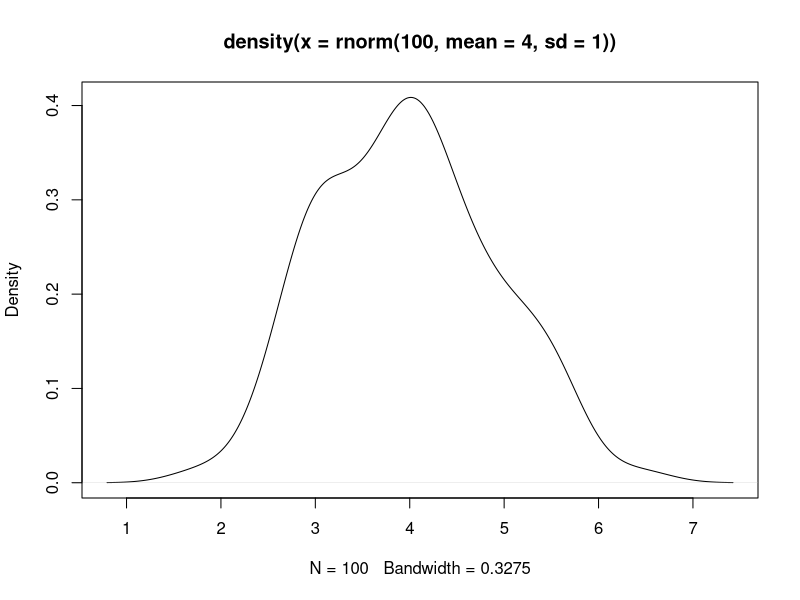
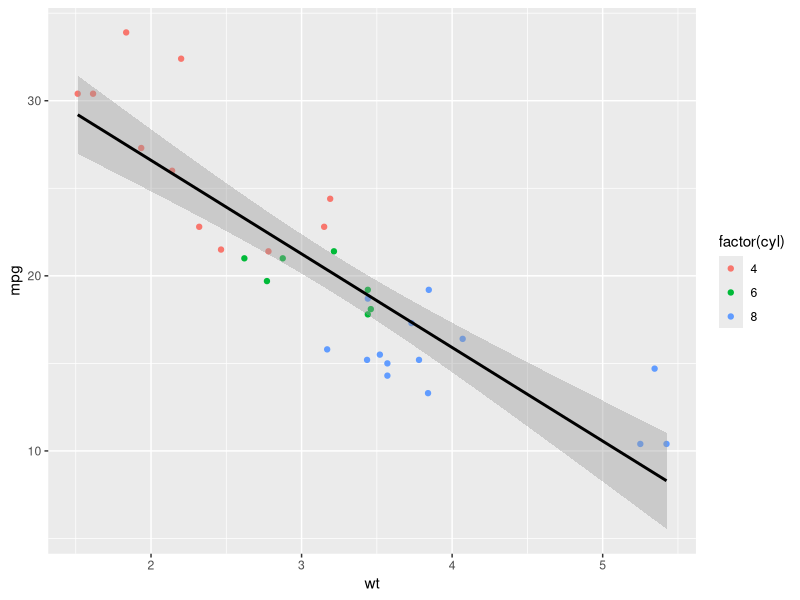
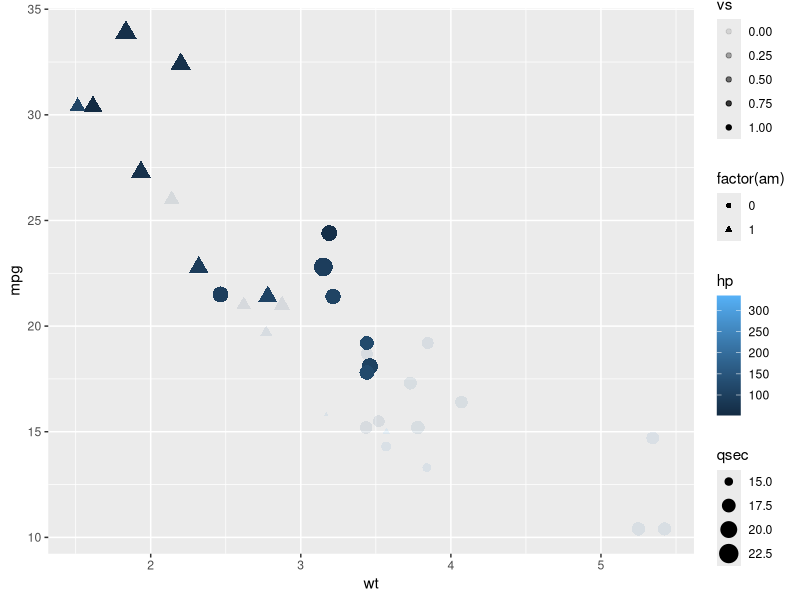
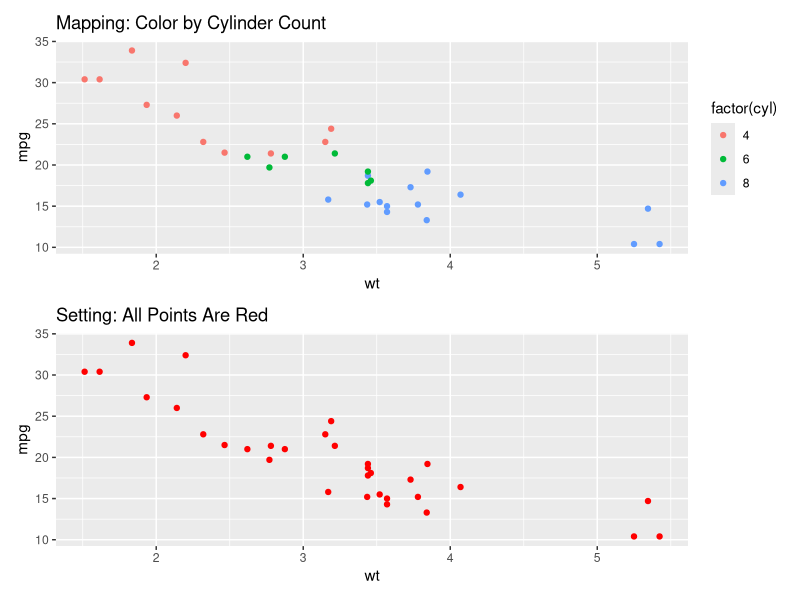
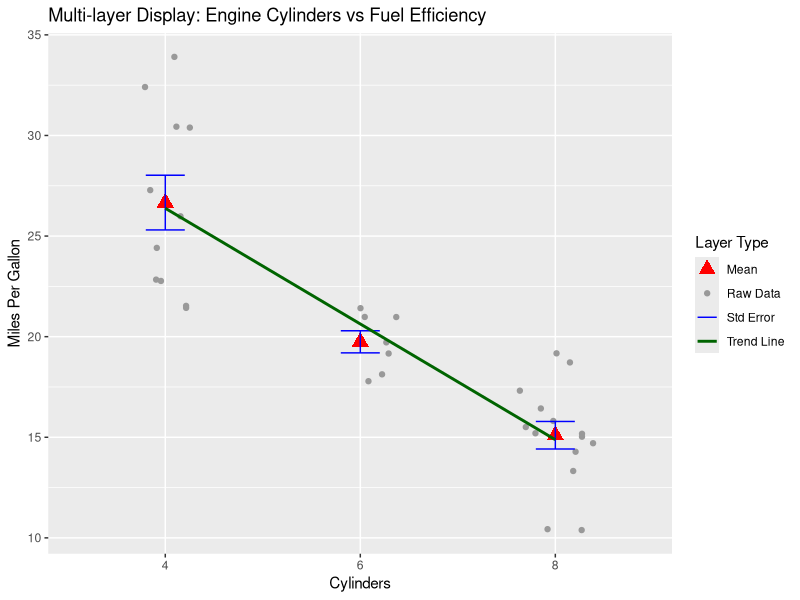
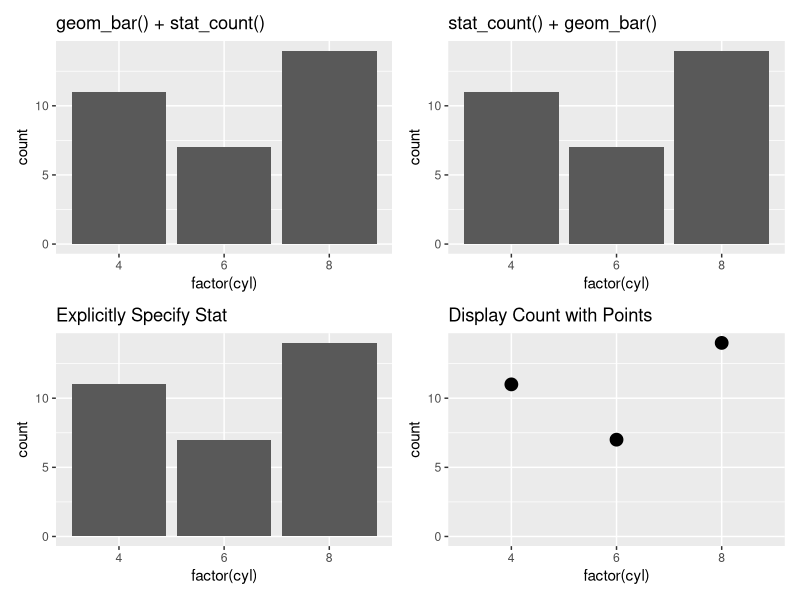
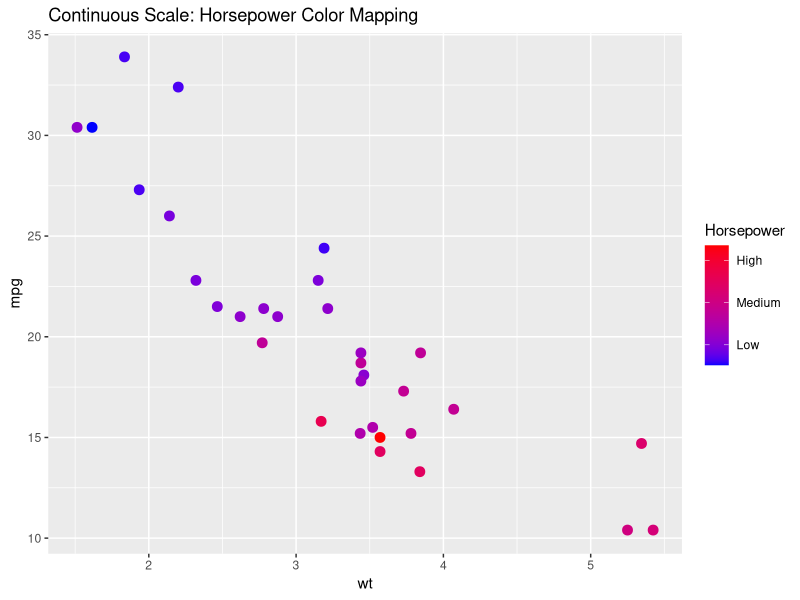
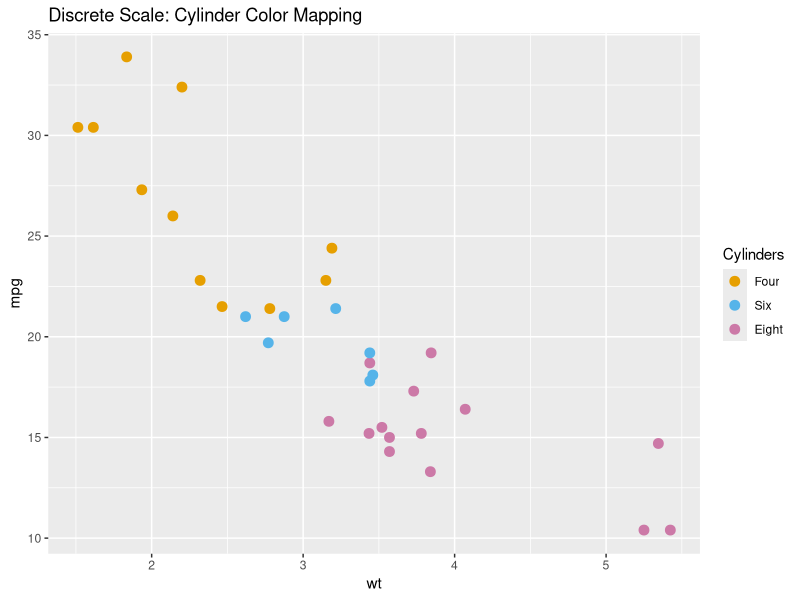

These charts were generated, in order, by the following R code:
## ---- chunk 1
x <- 1:5
y <- c(6,7,8,9,10)
z <- x - y
print(z)
## ---- chunk 2
# Vectorized code performs better!
a <- 1:100000
system.time(mean(a))
total <- 0
system.time(for (i in a) {total <- total + i; total/100000})
## ---- chunk 3
x <- matrix(rnorm(100), nr=20, nc=5)
print(x)
## ---- chunk 4
y <- array(rnorm(64), c(8,4,2))
print(y) # An array is also a vector with subscripts!
## ---- chunk 5
x<-list(1:5, c("a","b","c"), matrix(rnorm(10),nr=5,nc=2))
print(x)
x$mylist <- x
print(x)
## ---- chunk 6
df<-data.frame(num=1:10, 
           char=LETTERS[1:10], 
           logic=sample(c(TRUE,FALSE), 10, replace=TRUE))

df
df$char
df$logic[5:7]
## ---- chunk 7
x <- c(5, 12, 32, 12)
xf <- factor(x)
print(xf)
## ---- chunk 8
str(xf) # Here str stands for structure. This function shows the internal structure of any R object.
unclass(xf)
length(xf)
## ---- chunk 9
x <- c(5, 12, 13, 12)
xff <- factor(x, levels=c(5, 12, 13, 88))
xff
xff[2] <- 88 
xff
xff[2] <- 28 # You cannot sneak in an "illegal" level
## ---- chunk 10
# One way table
a <- factor(c("A","A","B","A","B","B","C","A","C"))
a
a.table <- table(a)
a.table
attributes(a.table)

# Two way table
a <- c("Sometimes","Sometimes","Never","Always","Always","Sometimes","Sometimes","Never")
b <- c("Maybe","Maybe","Yes","Maybe","Maybe","No","Yes","No")
twoway.table <- table(a,b)
twoway.table

# An example
sexsmoke<-matrix(c(70,120,65,140),ncol=2,byrow=TRUE)
rownames(sexsmoke)<-c("male","female")
colnames(sexsmoke)<-c("smoke","nosmoke")
sexsmoke <- as.table(sexsmoke)
sexsmoke
## ---- chunk 11
# Example
if (1 == 0) {
    print(1)
} else {
    print(2)
}
## ---- chunk 12
x <- 1:10
ifelse(x<5|x>8, x, 0)
## ---- chunk 13
AA <- 'foo'
switch(AA,
       foo = {print('AA is foo')},
       bar = {print('AA is bar')},
       {print('Default')}
)
## ---- chunk 14
# Example
mydf <- iris
head(mydf)
myve <- NULL
for (i in 1:nrow(mydf)) {
    myve <- c(myve, mean(as.numeric(mydf[i, 1:3])))
}
myve
## ---- chunk 15
# Example
z <- 0
while (z < 5) {
    z <- z + 2
    print(z)
}
## ---- chunk 16
# Examples
mylist <- as.list(iris[1:3, 1:3])
mylist
lapply(mylist, sum) # Compute sum of each list component and return result as list
sapply(mylist, sum) # Compute sum of each list component and return result as vector
## ---- chunk 17
add <- function(a, b) {
    c <- a + b
    return(c)
}
x <- 5
y <- 7
z <- add(x,y)
z
## ---- chunk 18
library(data.table)
grpsize <- ceiling(1e7/26^2)
DF <- data.frame(
    x=rep(LETTERS, each=26*grpsize),
    y=rep(letters, each=grpsize),
    v=runif(grpsize*26^2),
    stringsAsFactors=FALSE)
system.time(ans1 <- DF[DF$x=="R" & DF$y=="h",])

DT <- as.data.table(DF)
setkey(DT, x, y)
system.time(ans2 <- DT[list("R","h")])
## ---- chunk 19
set.seed(1)
d <- data.frame(year = rep(2000:2005, each=3),
                count = round(runif(runif(18, 0, 20)))
                )

print(d)

library(plyr)
ddply(d, "year", function(x) {
    mean.count <- mean(x$count)
    sd.count <- sd(x$count)
    cv <- sd.count/mean.count
    data.frame(cv.count=cv)
})
## ---- chunk 20
library(dplyr)

# Let's start with a dataset about air quality
head(airquality)

# Filter the records with Temp <= 70
filter(airquality, Temp > 70)

# Select the records with Temp > 80 & Month is after May
filter(airquality, Temp > 80 & Month > 5)
## ---- chunk 21
mutate(airquality, TempInC = (Temp - 32) * 5 / 9)
## ---- chunk 22
summarise(airquality, mean(Temp, na.rm = TRUE))
## ---- chunk 23
summarise(group_by(airquality, Month), mean(Temp, na.rm = TRUE))
## ---- chunk 24
sample_n(airquality, size = 10)
sample_frac(airquality, size = 0.1)
## ---- chunk 25
count(airquality, Month)
## ---- chunk 26
arrange(airquality, desc(Month), Day)
## ---- chunk 27
airquality %>% 
    filter(Temp > 70 & Month != 5) %>% 
    group_by(Month) %>% 
    summarise(mean(Temp, na.rm = TRUE))
## ---- chunk 28
library(tidyr)
head(mtcars)
mtcars$car <- rownames(mtcars)
mtcars <- mtcars[, c(12, 1:11)]
head(mtcars)
mtcarNew <- mtcars %>% gather(attribute, value, -car)
head(mtcarNew)
tail(mtcarNew)
## ---- chunk 29
mtcarSpread <- mtcarNew %>% spread(attribute, value)
head(mtcarSpread)
## ---- chunk 30
set.seed(1)
date <- as.Date('2016-01-01') + 0:14
hour <- sample(1:24, 15)
min <- sample(1:60, 15)
second <- sample(1:60, 15)
event <- sample(letters, 15)
data <- data.frame(date, hour, min, second, event)
data
dataNew <- data %>%
  unite(datehour, date, hour, sep = ' ') %>%
  unite(datetime, datehour, min, second, sep = ':')
dataNew
## ---- chunk 31
data1 <- dataNew %>% 
  separate(datetime, c('date', 'time'), sep = ' ') %>% 
  separate(time, c('hour', 'min', 'second'), sep = ':')
data1
## ---- chunk 32
library(purrr)

mtcars %>%
  split(.$cyl) %>% # from base R
  map(~ lm(mpg ~ wt, data = .)) %>%
  map(summary) %>%
  map_dbl("r.squared")
## ---- chunk 33
library(stringr)

x <- c("why", "video", "cross", "extra", "deal", "authority")
str_length(x) 
str_c(x, collapse = ", ")
str_sub(x, 1, 2)
str_dup(x, 2:7)

str_subset(x, "[aeiou]")
str_count(x, "[aeiou]")

str_detect(x, "[aeiou]")
str_subset(x, "[aeiou]")
str_locate(x, "[aeiou]")
str_extract(x, "[aeiou]")
str_match(x, "(.)[aeiou](.)")
str_replace(x, "[aeiou]", "?")

str_split(c("a,b", "c,d,e"), ",")
## ---- chunk 34
rnorm(100, mean = 4, sd = 1) |>
  density() |>
  plot()
## ---- chunk 35
c("Homo sapiens", "Mus musculus", "Rattus norvegicus") |> {function(i) grepl("homo", i, ignore.case = TRUE)}()
## ---- chunk 36
map(
  letters[2:3],
  \(x){
    pattern <- paste0("^", x)
    grep(pattern, ls("package:datasets"), value = TRUE, ignore.case = TRUE)
  }
)
## ---- chunk 37
library(ggplot2)
library(dplyr)

# Explore our data
head(mtcars)
str(mtcars)

# ggplot2's first principle: Tidy Data
# Each row is an observation, each column is a variable
## ---- chunk 38
# Basic aesthetic mapping
p_base <- ggplot(mtcars, aes(x = wt, y = mpg))

# Global aesthetic mapping vs local aesthetic mapping
ggplot(mtcars, aes(x = wt, y = mpg, color = factor(cyl))) +  # Global
  geom_point() +
  geom_smooth(aes(color = NULL), method = "lm", color = "black")  # Local override

# Types of aesthetic mappings
ggplot(mtcars, aes(x = wt, y = mpg)) +
  geom_point(aes(
    color = hp,        # Continuous variable mapped to color
    size = qsec,       # Continuous variable mapped to size
    shape = factor(am), # Categorical variable mapped to shape
    alpha = vs         # Continuous variable mapped to transparency
  ))
## ---- chunk 39
# Mapping (inside aes()) vs Setting (outside aes())
p1 <- ggplot(mtcars, aes(x = wt, y = mpg)) +
  geom_point(aes(color = factor(cyl))) +  # Mapping: color corresponds to data
  labs(title = "Mapping: Color by Cylinder Count")

p2 <- ggplot(mtcars, aes(x = wt, y = mpg)) +
  geom_point(color = "red") +  # Setting: all points are red
  labs(title = "Setting: All Points Are Red")

# Display the difference
library(patchwork)
p1 / p2
## ---- chunk 40
# Understanding layer structure
ggplot(mtcars, aes(x = factor(cyl), y = mpg)) +
  # Layer 1: Raw data points
  geom_point(aes(color = "Raw Data"), position = position_jitter(width = 0.2)) +
  # Layer 2: Statistical summary (mean)
  stat_summary(fun = mean, geom = "point", 
               aes(color = "Mean"), size = 4, shape = 17) +
  # Layer 3: Error bars
  stat_summary(fun.data = mean_se, geom = "errorbar", 
               aes(color = "Std Error"), width = 0.2) +
  # Layer 4: Trend line
  geom_smooth(aes(group = 1, color = "Trend Line"), method = "lm", se = FALSE) +
  scale_color_manual(values = c("Raw Data" = "gray60", 
                               "Mean" = "red", 
                               "Std Error" = "blue",
                               "Trend Line" = "darkgreen")) +
  labs(title = "Multi-layer Display: Engine Cylinders vs Fuel Efficiency",
       x = "Cylinders", y = "Miles Per Gallon", color = "Layer Type")
## ---- chunk 41
# Every geom has a corresponding default stat
# geom_bar()'s default stat is "count"
p1 <- ggplot(mtcars, aes(x = factor(cyl))) +
  geom_bar() +
  labs(title = "geom_bar() + stat_count()")

# stat_count()'s default geom is "bar"
p2 <- ggplot(mtcars, aes(x = factor(cyl))) +
  stat_count() +
  labs(title = "stat_count() + geom_bar()")

# Change default behavior
p3 <- ggplot(mtcars, aes(x = factor(cyl))) +
  geom_bar(stat = "count") +  # Explicitly specify
  labs(title = "Explicitly Specify Stat")

p4 <- ggplot(mtcars, aes(x = factor(cyl))) +
  stat_count(geom = "point", size = 4) +  # Change geom
  labs(title = "Display Count with Points")

(p1 | p2) / (p3 | p4)
## ---- chunk 42
# Understanding scale function
# Continuous scales
ggplot(mtcars, aes(x = wt, y = mpg, color = hp)) +
  geom_point(size = 3) +
  scale_color_gradient(name = "Horsepower",
                      low = "blue", high = "red",
                      breaks = c(100, 200, 300),
                      labels = c("Low", "Medium", "High")) +
  labs(title = "Continuous Scale: Horsepower Color Mapping")

# Discrete scales
ggplot(mtcars, aes(x = wt, y = mpg, color = factor(cyl))) +
  geom_point(size = 3) +
  scale_color_manual(name = "Cylinders",
                    values = c("4" = "#E69F00", "6" = "#56B4E9", "8" = "#CC79A7"),
                    labels = c("Four", "Six", "Eight")) +
  labs(title = "Discrete Scale: Cylinder Color Mapping")
## ---- chunk 43
# Logarithmic transformation
library(scales)
ggplot(mtcars, aes(x = wt, y = mpg)) +
  geom_point() +
  scale_x_log10(name = "Weight (Log Scale)", 
                labels = label_comma()) +
  scale_y_log10(name = "MPG (Log Scale)",
                labels = label_comma()) +
  labs(title = "Logarithmic Scale Transformation")

# Custom breaks and labels
ggplot(mtcars, aes(x = hp, y = mpg)) +
  geom_point() +
  scale_x_continuous(name = "Horsepower",
                    breaks = seq(50, 350, by = 50),
                    labels = paste0(seq(50, 350, by = 50), "HP")) +
  scale_y_continuous(name = "Fuel Efficiency",
                    breaks = seq(10, 35, by = 5),
                    labels = paste0(seq(10, 35, by = 5), "mpg")) +
  labs(title = "Custom Axis Labels and Breaks")
## ---- chunk 44
# Cartesian coordinate system (default)
p1 <- ggplot(mtcars, aes(x = factor(cyl), y = mpg)) +
  geom_boxplot() +
  labs(title = "Cartesian Coordinate System")

# Flipped coordinate system
p2 <- ggplot(mtcars, aes(x = factor(cyl), y = mpg)) +
  geom_boxplot() +
  coord_flip() +
  labs(title = "Flipped Coordinate System")

# Polar coordinate system
p3 <- ggplot(mtcars, aes(x = factor(cyl), fill = factor(cyl))) +
  geom_bar() +
  coord_polar(theta = "x") +
  labs(title = "Polar Coordinate System - Pie Chart")

# Fixed ratio coordinate system
p4 <- ggplot(mtcars, aes(x = wt, y = mpg)) +
  geom_point() +
  coord_fixed(ratio = 1) +
  labs(title = "Fixed Ratio Coordinate System")

(p1 | p2) / (p3 | p4)
## ---- chunk 45
# facet_wrap: one-dimensional faceting
p1 <- ggplot(mtcars, aes(x = wt, y = mpg)) +
  geom_point() +
  geom_smooth(method = "lm", se = FALSE) +
  facet_wrap(~ cyl, nrow = 2, 
             labeller = labeller(cyl = function(x) paste(x, "Cylinders"))) +
  labs(title = "facet_wrap: Faceted by Cylinder Count")

# facet_grid: two-dimensional faceting
p2 <- ggplot(mtcars, aes(x = wt, y = mpg)) +
  geom_point() +
  facet_grid(am ~ cyl, 
             labeller = labeller(am = c("0" = "Automatic", "1" = "Manual"),
                                cyl = function(x) paste(x, "Cyl"))) +
  labs(title = "facet_grid: Transmission Type × Cylinder Count")

p1 / p2
## ---- chunk 46
# Free scales
ggplot(mtcars, aes(x = disp, y = mpg)) +
  geom_point() +
  geom_smooth(method = "lm", se = FALSE) +
  facet_wrap(~ cyl, scales = "free", 
             labeller = labeller(cyl = function(x) paste("Cylinders:", x))) +
  labs(title = "Free Scale Faceting: Each Panel Has Independent Axis Ranges",
       x = "Displacement", y = "Fuel Efficiency")
## ---- chunk 47
# Base plot
base_plot <- ggplot(mtcars, aes(x = wt, y = mpg, color = factor(cyl))) +
  geom_point(size = 3) +
  geom_smooth(method = "lm", se = FALSE) +
  labs(title = "Different Theme Showcase",
       subtitle = "Same Data, Different Feel",
       x = "Weight (1000 lbs)", 
       y = "Fuel Efficiency (mpg)",
       color = "Cylinders")

# Built-in theme comparison
p1 <- base_plot + theme_gray() + labs(title = "theme_gray (default)")
p2 <- base_plot + theme_minimal() + labs(title = "theme_minimal")
p3 <- base_plot + theme_classic() + labs(title = "theme_classic")
p4 <- base_plot + theme_void() + labs(title = "theme_void")

(p1 | p2) / (p3 | p4)
## ---- chunk 48
# Create custom theme
my_theme <- theme_minimal() +
  theme(
    # Title settings
    plot.title = element_text(size = 16, face = "bold", hjust = 0.5),
    plot.subtitle = element_text(size = 12, hjust = 0.5, color = "gray50"),
    # Axis settings
    axis.title = element_text(size = 12, face = "bold"),
    axis.text = element_text(size = 10),
    # Legend settings
    legend.title = element_text(size = 12, face = "bold"),
    legend.text = element_text(size = 10),
    legend.position = "bottom",
    # Panel settings
    panel.grid.minor = element_blank(),
    panel.grid.major = element_line(color = "gray90", size = 0.5),
    # Background settings
    plot.background = element_rect(fill = "white", color = NA),
    panel.background = element_rect(fill = "gray98", color = NA)
  )

# Apply custom theme
ggplot(mtcars, aes(x = wt, y = mpg, color = factor(cyl))) +
  geom_point(size = 3, alpha = 0.8) +
  geom_smooth(method = "lm", se = TRUE, alpha = 0.3) +
  scale_color_viridis_d(name = "Cylinders") +
  labs(title = "Custom Theme Showcase",
       subtitle = "Professional-Grade Visualization Design",
       x = "Weight (1000 lbs)", 
       y = "Fuel Efficiency (mpg)") +
  my_theme
## ---- chunk 49
# Step 1: Basic data layer
p <- ggplot(mtcars, aes(x = wt, y = mpg))

# Step 2: Add geometric objects
p <- p + geom_point(aes(color = factor(cyl), size = hp), alpha = 0.7)

# Step 3: Add statistical transformation
p <- p + geom_smooth(method = "lm", se = TRUE, color = "black", linetype = "dashed")

# Step 4: Customize scales
p <- p + 
  scale_color_manual(name = "Cylinders",
                    values = c("4" = "#E69F00", "6" = "#56B4E9", "8" = "#CC79A7")) +
  scale_size_continuous(name = "Horsepower", range = c(2, 8), 
                       breaks = c(100, 200, 300),
                       labels = c("100HP", "200HP", "300HP"))

# Step 5: Faceting
p <- p + facet_wrap(~ am, labeller = labeller(am = c("0" = "Automatic", "1" = "Manual")))

# Step 6: Add labels
p <- p + labs(
  title = "Grammar of Graphics in Practice: Car Performance Analysis",
  subtitle = "Exploring Relationships Between Weight, Fuel Efficiency, Power, and Transmission",
  x = "Weight (1000 lbs)",
  y = "Fuel Efficiency (mpg)",
  caption = "Data Source: mtcars dataset"
)

# Step 7: Apply theme
p <- p + theme_minimal() +
  theme(
    plot.title = element_text(size = 14, face = "bold", hjust = 0.5),
    plot.subtitle = element_text(size = 11, hjust = 0.5, color = "gray50"),
    strip.text = element_text(size = 11, face = "bold"),
    legend.position = "bottom"
  )

print(p)
## ---- chunk 50
# Prepare data
df <- data.frame(
  category = rep(c("A", "B", "C"), each = 100),
  value = c(rnorm(100, 5, 1), rnorm(100, 7, 1.5), rnorm(100, 6, 2)),
  group = rep(c("Group1", "Group2"), 150)
)

# Different position adjustments
p1 <- ggplot(df, aes(x = category, y = value, fill = group)) +
  geom_col(position = "stack") +
  labs(title = "position = 'stack'")

p2 <- ggplot(df, aes(x = category, y = value, fill = group)) +
  geom_col(position = "dodge") +
  labs(title = "position = 'dodge'")

p3 <- ggplot(df, aes(x = category, y = value, fill = group)) +
  geom_col(position = "fill") +
  labs(title = "position = 'fill'")

p4 <- ggplot(mtcars, aes(x = factor(cyl), y = mpg)) +
  geom_point(position = position_jitter(width = 0.3, height = 0)) +
  labs(title = "position_jitter")

(p1 | p2) / (p3 | p4)
## ---- chunk 51
# Simulate a data science project visualization workflow
# 1. Data preparation
mtcars_extended <- mtcars %>%
  mutate(
    efficiency_category = case_when(
      mpg < 15 ~ "Low Efficiency",
      mpg < 25 ~ "Medium Efficiency", 
      TRUE ~ "High Efficiency"
    ),
    weight_category = case_when(
      wt < 2.5 ~ "Light",
      wt < 4 ~ "Medium",
      TRUE ~ "Heavy"
    )
  )

# 2. Exploratory visualization: Using Grammar of Graphics
final_plot <- ggplot(mtcars_extended, 
                    aes(x = wt, y = mpg)) +
  # Data layer 1: Background trend
  geom_smooth(method = "loess", se = TRUE, alpha = 0.2, color = "gray50") +
  # Data layer 2: Main data points
  geom_point(aes(color = efficiency_category, 
                size = hp,
                shape = factor(am)), 
            alpha = 0.8) +
  # Data layer 3: Category trend lines
  geom_smooth(aes(color = efficiency_category), 
             method = "lm", se = FALSE, size = 1.2) +
  # Scale settings
  scale_color_manual(name = "Efficiency Level",
                    values = c("Low Efficiency" = "#d73027", 
                             "Medium Efficiency" = "#fee08b", 
                             "High Efficiency" = "#1a9850")) +
  scale_size_continuous(name = "Horsepower", range = c(2, 8)) +
  scale_shape_manual(name = "Transmission",
                    values = c("0" = 16, "1" = 17),
                    labels = c("Automatic", "Manual")) +
  # Faceting
  facet_wrap(~ weight_category, scales = "free_x",
             labeller = labeller(weight_category = function(x) paste("Weight Category:", x))) +
  # Labels
  labs(
    title = "Comprehensive Car Performance Analysis",
    subtitle = "Using Grammar of Graphics to Explore Complex Relationships Between Weight, Fuel Efficiency, Power, and Transmission",
    x = "Vehicle Weight (1000 lbs)",
    y = "Fuel Efficiency (miles per gallon)",
    caption = "Data visualization demonstrates the combined power of Grammar of Graphics\nEach visual element carries specific information"
  ) +
  # Theme
  theme_minimal() +
  theme(
    plot.title = element_text(size = 16, face = "bold", hjust = 0.5),
    plot.subtitle = element_text(size = 12, hjust = 0.5, color = "gray40"),
    plot.caption = element_text(size = 9, color = "gray50", hjust = 1),
    strip.text = element_text(size = 11, face = "bold"),
    legend.position = "bottom",
    legend.box = "horizontal",
    panel.grid.minor = element_blank()
  ) +
  guides(
    color = guide_legend(override.aes = list(size = 4)),
    size = guide_legend(override.aes = list(alpha = 1)),
    shape = guide_legend(override.aes = list(size = 4))
  )

print(final_plot)
## ---- chunk 52
# Step 1: Only specify data and basic mapping
p1 <- ggplot(mtcars, aes(x = wt, y = mpg)) +
  geom_point() +
  labs(title = "Step 1: Basic Scatter Plot")

# Step 2: Add color mapping
p2 <- ggplot(mtcars, aes(x = wt, y = mpg)) +
  geom_point(aes(color = factor(cyl))) +
  labs(title = "Step 2: Add Color")

# Step 3: Add size mapping
p3 <- ggplot(mtcars, aes(x = wt, y = mpg)) +
  geom_point(aes(color = factor(cyl), size = hp)) +
  labs(title = "Step 3: Add Size")

# Step 4: Add shape and transparency
p4 <- ggplot(mtcars, aes(x = wt, y = mpg)) +
  geom_point(aes(color = factor(cyl), size = hp, shape = factor(am)), alpha = 0.7) +
  labs(title = "Step 4: Multiple Aesthetic Mappings")

(p1 | p2) / (p3 | p4)
## ---- chunk 53
# Apply all the components we've learned
ggplot(mtcars, aes(x = wt, y = mpg)) +
  # Layer 1: Scatter plot
  geom_point(aes(color = factor(cyl), size = hp), alpha = 0.6) +
  # Layer 2: Trend line
  geom_smooth(method = "lm", se = TRUE, color = "black") +
  # Scale settings
  scale_color_brewer(name = "Cylinders", type = "qual", palette = "Set1") +
  scale_size_continuous(name = "Horsepower", range = c(2, 6)) +
  # Coordinate system
  coord_cartesian(xlim = c(1, 6), ylim = c(10, 35)) +
  # Labels
  labs(
    title = "Grammar of Graphics Practice",
    subtitle = "Composite Plot Integrating Multiple Components",
    x = "Weight (1000 lbs)",
    y = "Fuel Efficiency (mpg)",
    caption = "Demonstrates integration of data, aesthetic mappings, layers, scales, and coordinate systems"
  ) +
  # Theme
  theme_minimal() +
  theme(
    plot.title = element_text(hjust = 0.5, face = "bold"),
    plot.subtitle = element_text(hjust = 0.5),
    legend.position = "bottom"
  )
## ---- chunk 54
# Line plot using economics dataset
ggplot(data = economics) + 
  geom_line(mapping = aes(x = date, y = unemploy))
## ---- chunk 55
# Bar chart of car counts by cylinder
ggplot(data = mtcars) + 
  geom_bar(mapping = aes(x = factor(cyl), fill = factor(cyl)))
## ---- chunk 56
# Histogram of mpg distribution
ggplot(data = mtcars) + 
  geom_histogram(mapping = aes(x = mpg), bins = 10, fill = "skyblue", color = "black")
## ---- chunk 57
# Box plot of mpg by cylinder
ggplot(data = mtcars) + 
  geom_boxplot(mapping = aes(x = factor(cyl), y = mpg, fill = factor(cyl)))
## ---- chunk 58
# Adding smooth trend line
ggplot(data = mtcars, aes(x = wt, y = mpg)) + 
  geom_point() + 
  geom_smooth(method = "lm", se = TRUE)
## ---- chunk 59
# Statistical summary
ggplot(data = mtcars, aes(x = factor(cyl), y = mpg)) + 
  geom_point(position = "jitter", alpha = 0.6) +
  stat_summary(fun = mean, geom = "point", color = "red", size = 3) +
  stat_summary(fun.data = mean_se, geom = "errorbar", color = "red", width = 0.2)
## ---- chunk 60
# Coordinate transformation
ggplot(data = mtcars, aes(x = wt, y = mpg)) + 
  geom_point() + 
  coord_flip()  # Flip x and y axes
## ---- chunk 61
# Custom scales
ggplot(data = mtcars, aes(x = wt, y = mpg, color = hp)) + 
  geom_point(size = 3) + 
  scale_color_gradient(low = "blue", high = "red") +
  scale_x_continuous(name = "Weight (1000 lbs)") +
  scale_y_continuous(name = "Miles per Gallon")
## ---- chunk 62
# Facet wrap
ggplot(data = mtcars, aes(x = wt, y = mpg)) + 
  geom_point() + 
  facet_wrap(~ cyl, nrow = 2)
## ---- chunk 63
# Facet grid
ggplot(data = mtcars, aes(x = wt, y = mpg)) + 
  geom_point() + 
  facet_grid(am ~ cyl, labeller = label_both)
## ---- chunk 64
# Using built-in themes
ggplot(data = mtcars, aes(x = wt, y = mpg, color = factor(cyl))) + 
  geom_point(size = 3) + 
  theme_minimal()
## ---- chunk 65
# Custom theme modifications
ggplot(data = mtcars, aes(x = wt, y = mpg, color = factor(cyl))) + 
  geom_point(size = 3) + 
  labs(title = "Car Weight vs Fuel Efficiency",
       subtitle = "Relationship between weight and MPG by cylinder count",
       x = "Weight (1000 lbs)",
       y = "Miles per Gallon",
       color = "Cylinders",
       caption = "Data source: mtcars dataset") +
  theme_classic() +
  theme(
    plot.title = element_text(size = 16, face = "bold"),
    plot.subtitle = element_text(size = 12, color = "gray50"),
    legend.position = "bottom",
    panel.grid.major = element_line(color = "gray90", size = 0.5)
  )
## ---- chunk 66
# Professional-looking plot with multiple layers
p <- ggplot(data = mtcars, aes(x = wt, y = mpg)) + 
  geom_point(aes(color = factor(cyl), size = hp), alpha = 0.7) + 
  geom_smooth(method = "lm", se = TRUE, color = "black", linetype = "dashed") +
  scale_color_manual(values = c("4" = "#E69F00", "6" = "#56B4E9", "8" = "#CC79A7"),
                     name = "Cylinders") +
  scale_size_continuous(name = "Horsepower", range = c(2, 6)) +
  labs(
    title = "Relationship Between Car Weight and Fuel Efficiency",
    subtitle = "Data points colored by cylinder count and sized by horsepower",
    x = "Weight (1000 lbs)",
    y = "Miles per Gallon (MPG)",
    caption = "Source: Motor Trend Car Road Tests (mtcars dataset)"
  ) +
  theme_bw() +
  theme(
    plot.title = element_text(size = 14, face = "bold", hjust = 0.5),
    plot.subtitle = element_text(size = 11, hjust = 0.5, color = "gray40"),
    plot.caption = element_text(size = 9, color = "gray50"),
    legend.position = "right",
    legend.box = "vertical",
    panel.grid.minor = element_blank(),
    strip.background = element_rect(fill = "gray90")
  )

print(p)
## ---- chunk 67
# Using patchwork package for combining plots (install if needed)
# install.packages("patchwork")
library(patchwork)

# Create individual plots
p1 <- ggplot(mtcars, aes(x = factor(cyl), y = mpg)) + 
  geom_boxplot(fill = "lightblue") + 
  labs(title = "MPG by Cylinders", x = "Cylinders", y = "MPG")

p2 <- ggplot(mtcars, aes(x = hp, y = mpg)) + 
  geom_point(color = "red") + 
  geom_smooth(method = "lm", se = FALSE) +
  labs(title = "MPG vs Horsepower", x = "Horsepower", y = "MPG")

p3 <- ggplot(mtcars, aes(x = mpg)) + 
  geom_histogram(bins = 10, fill = "green", alpha = 0.7) +
  labs(title = "MPG Distribution", x = "MPG", y = "Count")

# Combine plots
(p1 | p2) / p3
